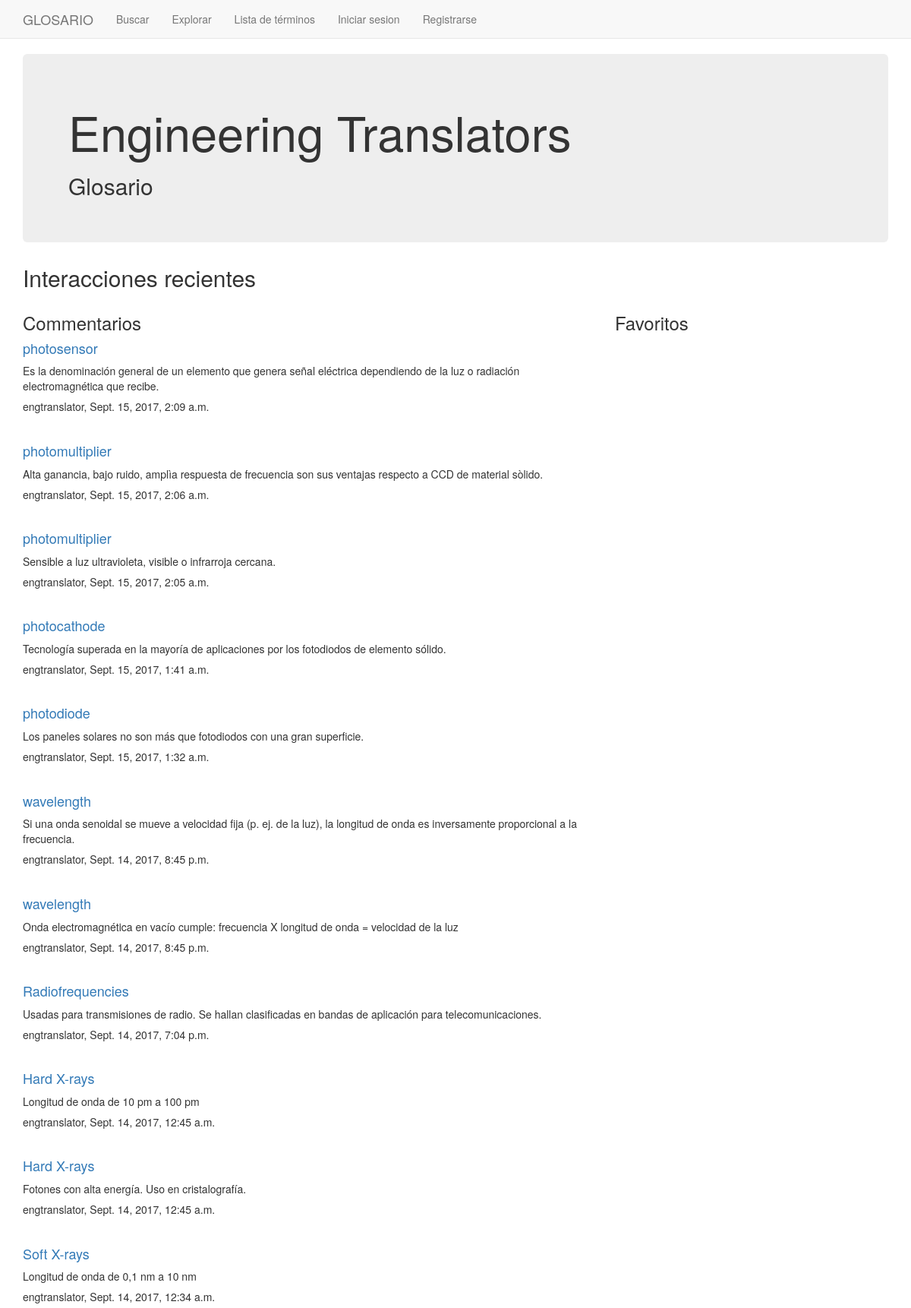
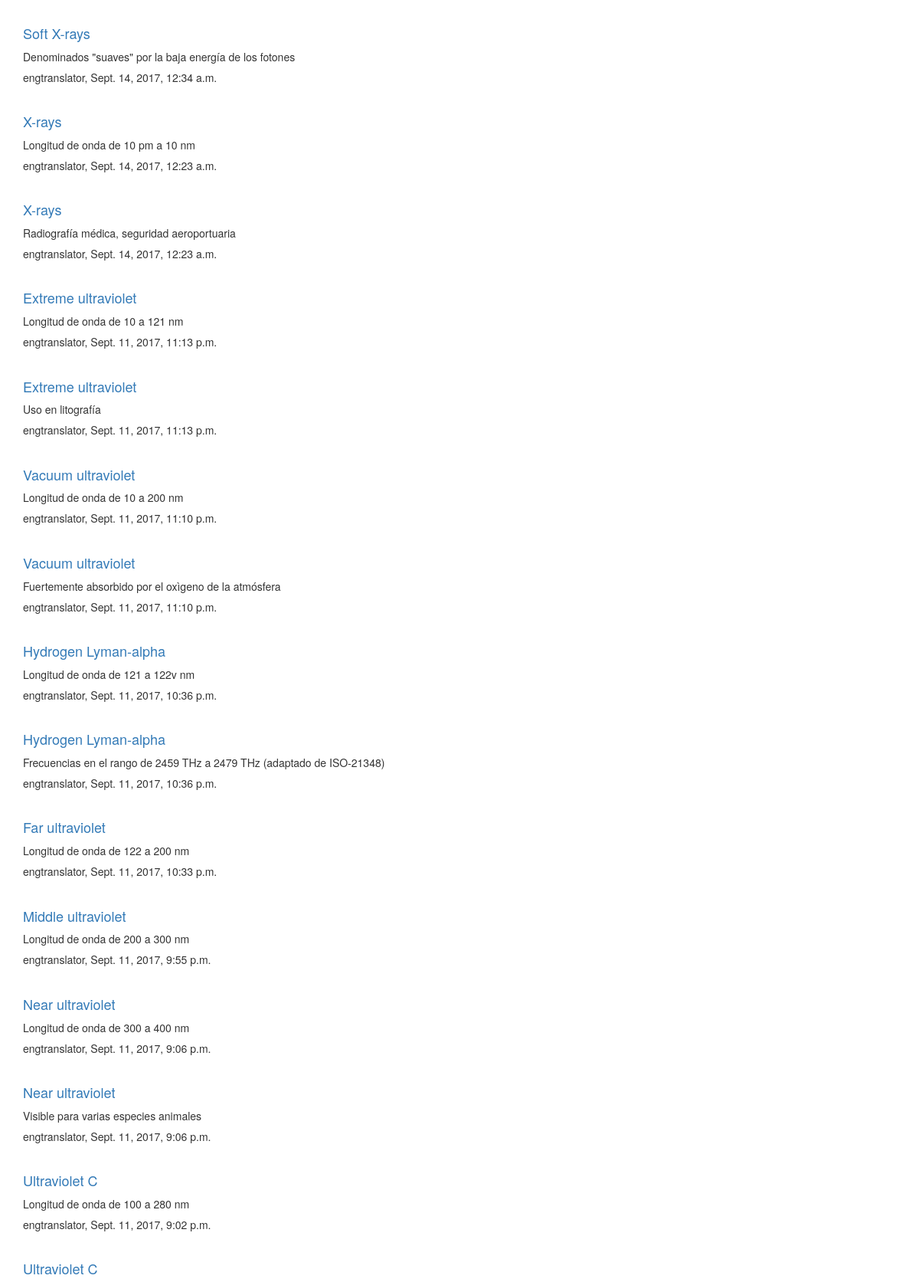
The page / (upper part) on the database its author committed (2 pictures, top to bottom).
### glosario/models.py (models this page shows, shortened)
class Comment(models.Model):
    class Meta:
        permissions = (("can_write_comment","Can write comment"),)
    english_entry = models.ForeignKey(English_Entry, on_delete=models.CASCADE, related_name = 'comments')
    author = models.CharField(max_length=100, default = 'engtranslator')
    text = models.TextField(max_length=500, null=False, blank=False)
    created_date = models.DateTimeField(default=timezone.now)
    approved_comment = models.BooleanField(default=True)
    def __str__(self):
        return self.text

class English_Entry(models.Model):
    class Meta:
        permissions = (("can_create_entry","Can create entry"),
                ("can_edit_entry","Can edit entry"),
                ("can_modify_users","Can modify users"),)
    english_word = models.CharField(max_length=100, unique=True)
    parent_theme = models.ManyToManyField(Theme, related_name = 'child_entries')
    english_related = models.ManyToManyField('self', blank=True, related_name = 'english_main')
    def __str__(self):
        return self.english_word

### glosario/views.py (the view)
# urls.py: url(r'^$', views.FeedView.as_view(),name='index'),
class FeedView(TemplateView):
    template_name = 'glosario/feed_base.html'
    lista_comments = Comment.objects.all().order_by('-created_date')
    lista_favoritos = Favorite.objects.all().order_by('-created_date')
    def get_context_data(self, **kwargs):
        context = super(FeedView, self).get_context_data(**kwargs)
        context['comments'] = self.lista_comments[:40]
        context['favorites'] = self.lista_favoritos[:40]
        return context

### glosario/templates/glosario/feed_base.html (shortened to what this page needs)
{% extends "base.html" %}
{% block content %}
  {% if de_usuario %}
    <h2>Panel de {{de_usuario}}</h2>
  {% else %}
    <div class = "jumbotron">
      <h1>Engineering Translators</h1>
      <h2>Glosario</h2>
    </div>
    <h2>Interacciones recientes</h2>
  {% endif %}
<div class="row">
    <div class="col-sm-8">
      <h3>Commentarios</h3>
        {% for comment in comments %}
            <h4><a href="{% url 'entry_list' %}{{comment.english_entry.id}}">{{comment.english_entry}}</a></h4>
            <p>{{ comment }}</p>
            <h5>{{comment.author}},  {{comment.created_date}}</h5>
            <br>
        {% endfor %}
    </div>
    <div class="col-sm-4">
      <h3>Favoritos</h3>
    </div>
{% endblock %}

### rows shown on the page
Comment: english_entry "photosensor", text "Es la denominación general de un elemento que genera señal eléctrica dependiendo de la luz o radiación electromagnética que recibe.", author "engtranslator", created_date "Sept. 15, 2017, 2:09 a.m."
Comment: english_entry "photomultiplier", text "Alta ganancia, bajo ruido, amplìa respuesta de frecuencia son sus ventajas respecto a CCD de material sòlido.", author "engtranslator", created_date "Sept. 15, 2017, 2:06 a.m."
Comment: english_entry "photomultiplier", text "Sensible a luz ultravioleta, visible o infrarroja cercana.", author "engtranslator", created_date "Sept. 15, 2017, 2:05 a.m."
Comment: english_entry "photocathode", text "Tecnología superada en la mayoría de aplicaciones por los fotodiodos de elemento sólido.", author "engtranslator", created_date "Sept. 15, 2017, 1:41 a.m."
Comment: english_entry "photodiode", text "Los paneles solares no son más que fotodiodos con una gran superficie.", author "engtranslator", created_date "Sept. 15, 2017, 1:32 a.m."
Comment: english_entry "wavelength", text "Si una onda senoidal se mueve a velocidad fija (p. ej. de la luz), la longitud de onda es inversamente proporcional a la frecuencia.", author "engtranslator", created_date "Sept. 14, 2017, 8:45 p.m."
Comment: english_entry "wavelength", text "Onda electromagnética en vacío cumple: frecuencia X longitud de onda = velocidad de la luz", author "engtranslator", created_date "Sept. 14, 2017, 8:45 p.m."
Comment: english_entry "Radiofrequencies", text "Usadas para transmisiones de radio. Se hallan clasificadas en bandas de aplicación para telecomunicaciones.", author "engtranslator", created_date "Sept. 14, 2017, 7:04 p.m."
Comment: english_entry "Hard X-rays", text "Longitud de onda de 10 pm a 100 pm", author "engtranslator", created_date "Sept. 14, 2017, 12:45 a.m."
Comment: english_entry "Hard X-rays", text "Fotones con alta energía. Uso en cristalografía.", author "engtranslator", created_date "Sept. 14, 2017, 12:45 a.m."
Comment: english_entry "Soft X-rays", text "Longitud de onda de 0,1 nm a 10 nm", author "engtranslator", created_date "Sept. 14, 2017, 12:34 a.m."
Comment: english_entry "Soft X-rays", text "Denominados \"suaves\" por la baja energía de los fotones", author "engtranslator", created_date "Sept. 14, 2017, 12:34 a.m."
Comment: english_entry "X-rays", text "Longitud de onda de 10 pm a 10 nm", author "engtranslator", created_date "Sept. 14, 2017, 12:23 a.m."
Comment: english_entry "X-rays", text "Radiografía médica, seguridad aeroportuaria", author "engtranslator", created_date "Sept. 14, 2017, 12:23 a.m."
Comment: english_entry "Extreme ultraviolet", text "Longitud de onda de 10 a 121 nm", author "engtranslator", created_date "Sept. 11, 2017, 11:13 p.m."
Comment: english_entry "Extreme ultraviolet", text "Uso en litografía", author "engtranslator", created_date "Sept. 11, 2017, 11:13 p.m."
Comment: english_entry "Vacuum ultraviolet", text "Longitud de onda de 10 a 200 nm", author "engtranslator", created_date "Sept. 11, 2017, 11:10 p.m."
Comment: english_entry "Vacuum ultraviolet", text "Fuertemente absorbido por el oxìgeno de la atmósfera", author "engtranslator", created_date "Sept. 11, 2017, 11:10 p.m."
Comment: english_entry "Hydrogen Lyman-alpha", text "Longitud de onda de 121 a 122v nm", author "engtranslator", created_date "Sept. 11, 2017, 10:36 p.m."
Comment: english_entry "Hydrogen Lyman-alpha", text "Frecuencias en el rango de 2459 THz a 2479 THz (adaptado de ISO-21348)", author "engtranslator", created_date "Sept. 11, 2017, 10:36 p.m."
Comment: english_entry "Far ultraviolet", text "Longitud de onda de 122 a 200 nm", author "engtranslator", created_date "Sept. 11, 2017, 10:33 p.m."
Comment: english_entry "Middle ultraviolet", text "Longitud de onda de 200 a 300 nm", author "engtranslator", created_date "Sept. 11, 2017, 9:55 p.m."
Comment: english_entry "Near ultraviolet", text "Longitud de onda de 300 a 400 nm", author "engtranslator", created_date "Sept. 11, 2017, 9:06 p.m."
Comment: english_entry "Near ultraviolet", text "Visible para varias especies animales", author "engtranslator", created_date "Sept. 11, 2017, 9:06 p.m."
Comment: english_entry "Ultraviolet C", text "Longitud de onda de 100 a 280 nm", author "engtranslator", created_date "Sept. 11, 2017, 9:02 p.m."
Comment: english_entry "Ultraviolet C"
